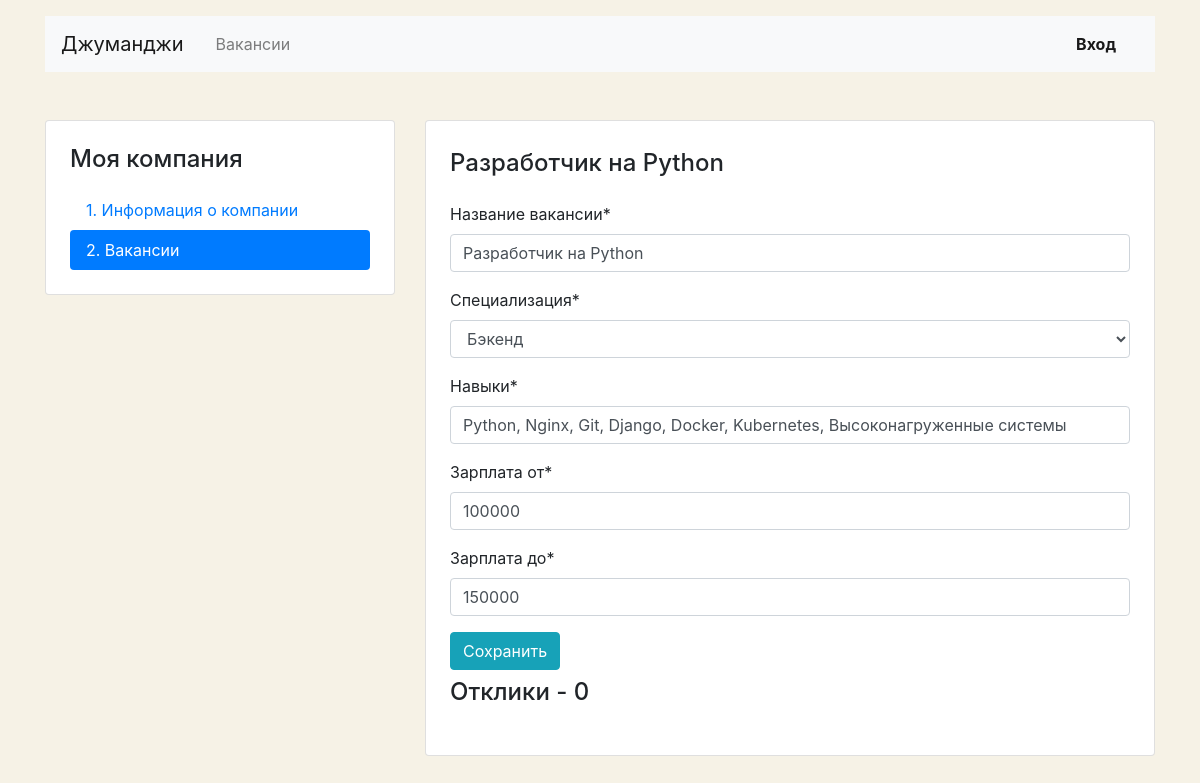
The page /mycompany/vacancies/1/ on the database as committed earlier.
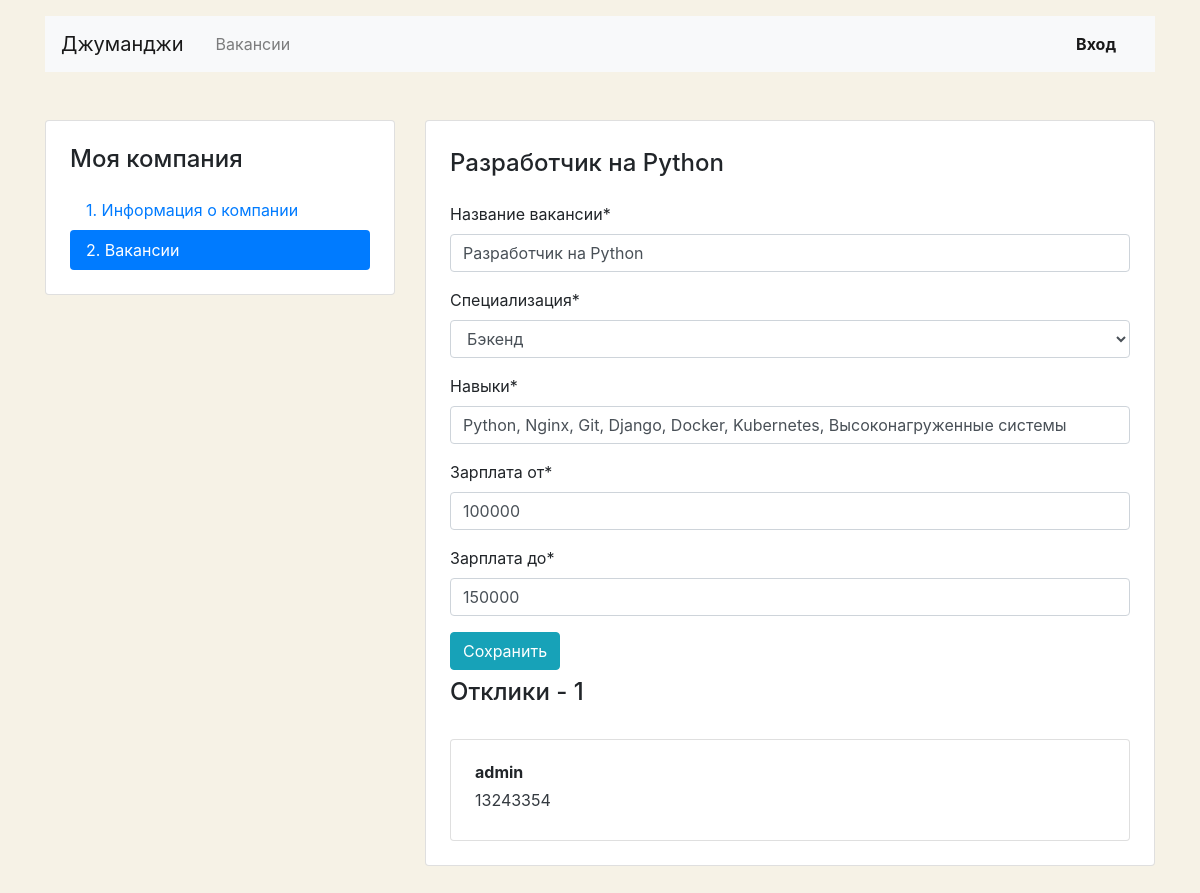
The same page on the database as committed later.
### company/models.py (models this page shows, shortened)
class Application(models.Model):
    username = models.CharField(max_length=40, verbose_name='Имя')
    phone = models.CharField(max_length=11, verbose_name='Телефон')
    letter = models.TextField(max_length=1000, verbose_name='Письмо', default='', null=True)
    vacancy = models.ForeignKey(Vacancy, on_delete=models.CASCADE, verbose_name='Вакансия')
    user = models.ForeignKey(User, on_delete=models.CASCADE, verbose_name='Пользователь')
    class Meta:
        verbose_name = 'Отклик'
        verbose_name_plural = 'Отклики'

### users/views.py (the view, shortened to what this page needs)
# urls.py: path('mycompany/vacancies/<int:pk>/', ProfileVacanciesEdit.as_view(), name='edit_vacancy'),
class ProfileVacanciesEdit(View):
    def get(self, request, pk):
        vacancy = Vacancy.objects.get(pk=pk)
        applications = Application.objects.filter(vacancy=vacancy)
        context = {
            'title': vacancy.title,
            'form': VacancyForm(instance=vacancy),
            'applications': applications
        }
        return render(request, 'vacancy/vacancy_edit.html', context=context)

### company/forms.py
class VacancyForm(ModelForm):
    class Meta:
        model = Vacancy
        fields = ['title', 'speciality', 'skills', 'salary_min', 'salary_max']
        labels = {
            'title': 'Название вакансии',
            'speciality': 'Специализация',
            'skills': 'Навыки',
            'salary_min': 'Зарплата от',
            'salary_max': 'Зарплата до',
        }

### company/models.py (called while the page is built)
    def __str__(self):
        return self.title

### templates/vacancy/vacancy_edit.html (shortened to what this page needs)
{% extends 'base/base.html' %}
{% load crispy_forms_filters %}
{% block content %}
    <main class="container mt-3 pb-5">
        <div class="row mt-5">
            <div class="col-12 col-lg-4">
                <aside class="pt-3 pb-4 px-4 mb-5 card">
                    <h1 class="h4 pt-2 pb-2">Моя компания</h1>
                    <div class="nav flex-column nav-pills">
                        <a class="nav-link" href="{% url 'profile_company' %}">1. Информация о&nbsp;компании</a>
                        <a class="nav-link active" href="{% url 'profile_vacancies' %}">2. Вакансии</a>
                    </div>
                </aside>
            </div>
            <div class="col-12 col-lg-8">
                <div class="card">
                    <div class="card-body px-4 pb-4 tab-content">
                        <section>
                            <h2 class="h4 pt-2 pb-3">{{ title }}</h2>
                            <form method="POST" enctype="multipart/form-data" style="border: none;">
                                {{ form|crispy }}
                                <button class="btn btn-info" type="submit">Сохранить</button>
                            </form>
                            <h2 class="h4 pt-2 pb-3">Отклики - {{ applications.count }}</h2>
                            {% for item in applications %}
                                <div class="card mt-3">
                                    <div class="card-body px-4">
                                        <p class="mb-1 font-weight-bold">{{ item.username }}</p>
                                        <p class="mb-2"><a href="tel:+79002842324"
                                                           class="text-dark">{{ item.phone }}</a>
                                        </p>
                                    </div>
                                </div>
                            {% endfor %}
                        </section>
                    </div>
                </div>
            </div>
        </div>
    </main>
{% endblock %}

Rows that differ between the two databases and show on the page:
added Application: username "admin", phone "13243354"
Other text that changed with them:
{{ applications.count }}: "0" → "1"
